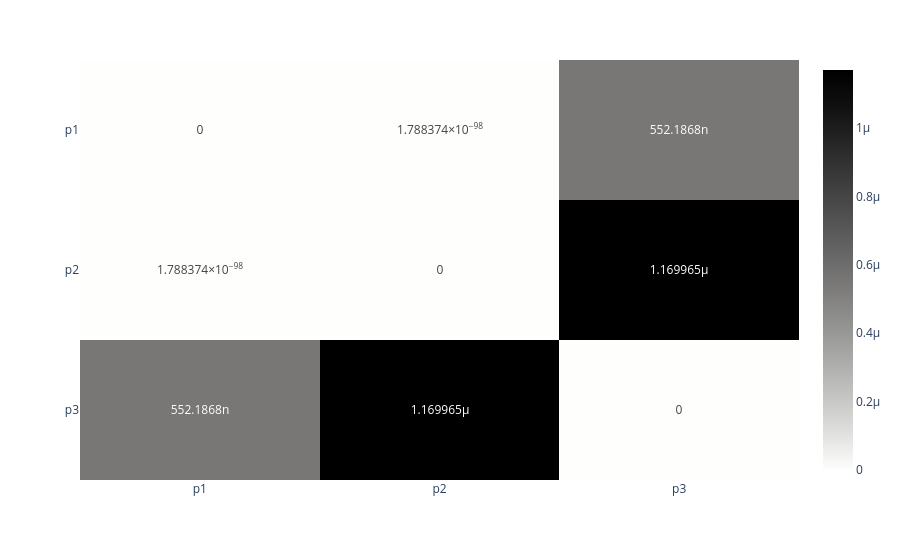

Notebook code cell kept with this figure:
### Code cell
fig_p

### Figure 1 — Plotly figure (JSON) as saved in the notebook; plotly's stock layout.template omitted (floating-point values rounded to 4 significant figures)
{"data": [{"coloraxis": "coloraxis", "hovertemplate": "x: %{x}<br>y: %{y}<br>color: %{z}<extra></extra>", "name": "0", "texttemplate": "%{z}", "type": "heatmap", "x": ["p1", "p2", "p3"], "xaxis": "x", "y": ["p1", "p2", "p3"], "yaxis": "y", "z": [[0, 1.788e-98, 5.522e-07], [1.788e-98, 0, 1.17e-06], [5.522e-07, 1.17e-06, 0]]}], "layout": {"coloraxis": {"colorscale": [[0, "rgb(254, 254, 253)"], [0.09091, "rgb(224, 224, 223)"], [0.1818, "rgb(197, 197, 195)"], [0.2727, "rgb(171, 171, 170)"], [0.3636, "rgb(146, 146, 145)"], [0.4545, "rgb(124, 123, 122)"], [0.5455, "rgb(102, 101, 101)"], [0.6364, "rgb(81, 80, 80)"], [0.7273, "rgb(59, 59, 59)"], [0.8182, "rgb(38, 38, 38)"], [0.9091, "rgb(16, 16, 16)"], [1, "rgb(0, 0, 0)"]]}, "margin": {"t": 60}, "xaxis": {"anchor": "y", "domain": [0, 1]}, "yaxis": {"anchor": "x", "autorange": "reversed", "domain": [0, 1]}}}
